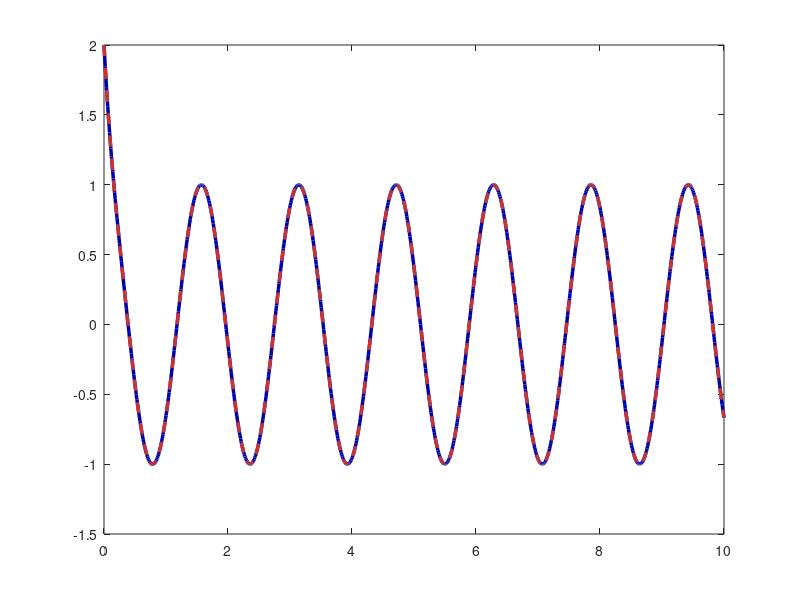

Source code (MATLAB): (Note: this script raises an error after producing the figure.)
% --- Исходные данные ---
A = [  0  4   0   0;
      -4  0   0   0;
       0  0  -8   5;
       0  0  -5  -8 ];

x0 = [1; 0; 1; 0];
C = [1 0 1 0];

% Временной вектор
t = linspace(0, 10, 1000);

% Предвыделение массива для результата
g_output = zeros(size(t));

% Вычисление g(t) = C * expm(A * t) * x0
for i = 1:length(t)
    g_output(i) = C * expm(A * t(i)) * x0;
end

% --- Заданный желаемый сигнал ---
g_desired = cos(4 * t) + exp(-8 * t) .* cos(5 * t);

% --- График g(t) и gж(t)
figure('Color', 'white', 'Position', [100, 100, 1100, 400]);

plot(t, g_output, 'LineWidth', 2.5, 'Color', [0, 0, 0.65]);
hold on
plot(t, g_desired, '--', 'LineWidth', 2.5, 'Color', [0.8, 0.2, 0.2]);
hold off

ax = gca;
ax.LineWidth = 1.5;
ax.FontSize = 11;
ax.FontName = 'DejaVuMathTeXGyre';
ax.XColor = [0.3, 0.3, 0.3];
ax.YColor = [0.3, 0.3, 0.3];
grid on; grid minor;
ax.GridColor = [0.9, 0.9, 0.9];
ax.GridAlpha = 0.4;
ax.MinorGridColor = [0.95, 0.95, 0.95];
ax.MinorGridAlpha = 0.2;

xlabel('Time', 'FontSize', 15, 'FontWeight', 'normal');
ylabel('Amplitude', 'FontSize', 15, 'FontWeight', 'normal');

legend({'$g(t)$', '$g_{\mathrm{*}}(t)$'}, ...
    'Interpreter', 'latex', ...
    'FontSize', 15, ...
    'Location', 'northeast');

box on;

exportgraphics(gcf, '../../images/task3/g.png', 'Resolution', 300);

% --- График ошибки
e = g_desired - g_output;

figure('Color', 'white', 'Position', [100, 100, 1100, 400]);

plot(t, e, 'LineWidth', 2.5, 'Color', [0.3, 0.3, 0.3]);

ax = gca;
ax.LineWidth = 1.5;
ax.FontSize = 11;
ax.FontName = 'DejaVuMathTeXGyre';
ax.XColor = [0.3, 0.3, 0.3];
ax.YColor = [0.3, 0.3, 0.3];
grid on; grid minor;
ax.GridColor = [0.9, 0.9, 0.9];
ax.GridAlpha = 0.4;
ax.MinorGridColor = [0.95, 0.95, 0.95];
ax.MinorGridAlpha = 0.2;

xlabel('Time', 'FontSize', 15, 'FontWeight', 'normal');
ylabel('Error', 'FontSize', 15, 'FontWeight', 'normal');

legend({'$e = g_{\mathrm{*}}(t) - g(t)$'}, ...
    'Interpreter', 'latex', ...
    'Location', 'northeast', ...
    'FontSize', 15);

box on;

exportgraphics(gcf, '../../images/task3/e.png', 'Resolution', 300);
